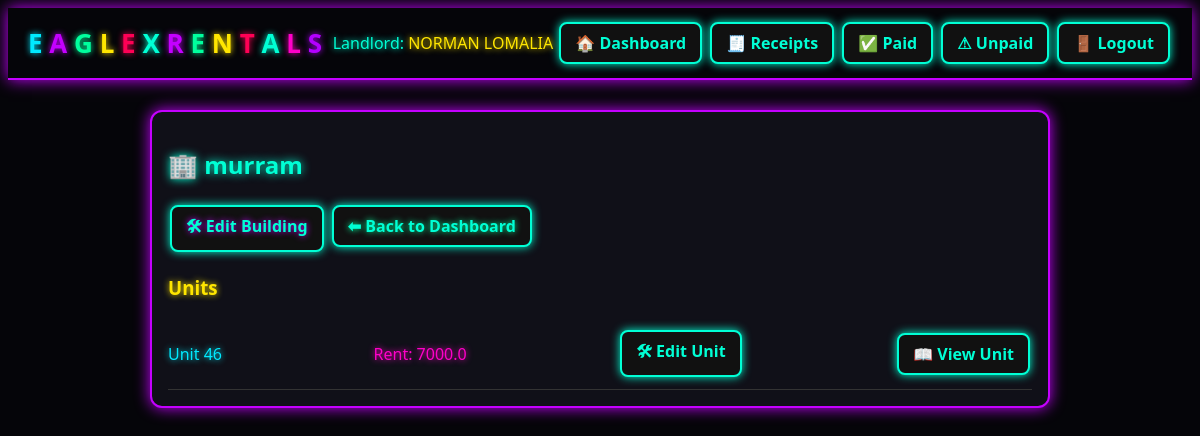
/building/1 (signed in), run on the app's committed database.
### app.py (models this page shows)
class Landlord(UserMixin, db.Model):
    id = db.Column(db.Integer, primary_key=True)
    first_name = db.Column(db.String(80), nullable=False)
    last_name = db.Column(db.String(80), nullable=False)
    email = db.Column(db.String(120), unique=True, nullable=False)
    phone = db.Column(db.String(50))
    password_hash = db.Column(db.String(200), nullable=False)
    buildings = db.relationship('Building', backref='landlord', cascade='all, delete-orphan')
    @property
    def full_name(self):
        return f"{self.first_name} {self.last_name}"

class Building(db.Model):
    id = db.Column(db.Integer, primary_key=True)
    name = db.Column(db.String(150), nullable=False)
    landlord_id = db.Column(db.Integer, db.ForeignKey('landlord.id'), nullable=False)
    units = db.relationship('Unit', backref='building', cascade='all, delete-orphan')

class Unit(db.Model):
    id = db.Column(db.Integer, primary_key=True)
    number = db.Column(db.String(50), nullable=False)
    rent_amount = db.Column(db.Float, default=0.0)
    building_id = db.Column(db.Integer, db.ForeignKey('building.id'), nullable=False)
    tenant = db.relationship('Tenant', uselist=False, backref='unit')

### app.py (the view)
@app.route('/building/<int:bid>')
@login_required
def building_detail(bid):
    building = Building.query.filter_by(id=bid, landlord_id=current_user.id).first_or_404()
    return render_template('building_detail.html', building=building)

### app.py (called while the page is built)
@login_manager.user_loader
def load_user(user_id):
    return Landlord.query.get(int(user_id))

### templates/building_detail.html
{% extends "base.html" %}
{% block content %}
<div class="card">
  <h2 class="neon-heading-cyan">🏢 {{ building.name }}</h2>
  <a class="btn neon-purple" href="{{ url_for('edit_building', bid=building.id) }}">🛠 Edit Building</a>
  <a class="btn neon-green" href="{{ url_for('dashboard') }}">⬅ Back to Dashboard</a>
  <h3 class="neon-yellow">Units</h3>
  <ul class="receipt-list">
    {% for unit in building.units %}
      <li class="receipt-item">
        <span class="neon-blue">Unit {{ unit.number }}</span>
        <span class="neon-pink">Rent: {{ unit.rent_amount }}</span>
        <a class="btn neon-orange" href="{{ url_for('edit_unit', uid=unit.id) }}">🛠 Edit Unit</a>
        <a class="btn neon-cyan" href="{{ url_for('unit_detail', uid=unit.id) }}">📖 View Unit</a>
      </li>
    {% endfor %}
  </ul>
</div>
{% endblock %}

### templates/base.html (shortened to what this page needs)
<!doctype html>
<html lang="en">
<head>
  <link rel="stylesheet" href="{{ url_for('static', filename='css/neon.css') }}">
</head>
<body class="theme-dark">
  <header>
    <div class="header-title">
      <span class="logo-text">
        <span class="neon-blue">E</span>
        <span class="neon-purple">A</span>
        <span class="neon-green">G</span>
        <span class="neon-yellow">L</span>
        <span class="neon-red">E</span>
        <span class="neon-aqua">X</span>
        <span class="neon-purple">R</span>
        <span class="neon-green">E</span>
        <span class="neon-yellow">N</span>
        <span class="neon-red">T</span>
        <span class="neon-aqua">A</span>
        <span class="neon-pink">L</span>
        <span class="neon-violet">S</span>
      </span>
    </div>
    <div class="header-actions">
      {% if current_user.is_authenticated %}
        <span class="neon-aqua">
          Landlord:
          <span class="neon-yellow">{{ current_user.full_name }}</span>
        </span>
        <a class="btn" href="{{ url_for('dashboard') }}">🏠 Dashboard</a>
        <a class="btn" href="{{ url_for('receipts') }}">🧾 Receipts</a>
        <a class="btn" href="{{ url_for('paid_tenants') }}">✅ Paid</a>
        <a class="btn" href="{{ url_for('unpaid_tenants') }}">⚠ Unpaid</a>
        <a class="btn" href="{{ url_for('logout') }}">🚪 Logout</a>
      {% endif %}
    </div>
  </header>
  <main class="container">
    {% block content %}{% endblock %}
  </main>
</body>
</html>

### static/css/neon.css (style rules this page uses)
:root { --neon-blue: #00eaff; --neon-purple: #c400ff; --neon-pink: #ff00c8; --neon-aqua: #00ffd5; --neon-violet: #b300ff; --neon-green: #00ff9d; --neon-yellow: #ffe600; --neon-red: #ff0055; }
body.theme-dark { background: #050509; color: var(--neon-blue); font-family: 'Segoe UI', sans-serif; }
.container { max-width: 900px; margin: 20px auto; padding: 10px; }
header { display: flex; justify-content: space-between; align-items: center; padding: 10px 20px; border-bottom: 2px solid var(--neon-purple); box-shadow: 0 0 15px var(--neon-purple); }
.logo-text { font-size: 26px; font-weight: 900; }
.neon-blue { color: var(--neon-blue); text-shadow: 0 0 6px var(--neon-blue); }
.neon-purple { color: var(--neon-purple); text-shadow: 0 0 6px var(--neon-purple); }
.neon-pink { color: var(--neon-pink); text-shadow: 0 0 6px var(--neon-pink); }
.neon-aqua { color: var(--neon-aqua); text-shadow: 0 0 6px var(--neon-aqua); }
.neon-violet { color: var(--neon-violet); text-shadow: 0 0 6px var(--neon-violet); }
.neon-green { color: var(--neon-green); text-shadow: 0 0 6px var(--neon-green); }
.neon-yellow { color: var(--neon-yellow); text-shadow: 0 0 6px var(--neon-yellow); }
.neon-red { color: var(--neon-red); text-shadow: 0 0 6px var(--neon-red); }
h1, h2, h3, h4 { font-weight: 800; }
.neon-heading-cyan { color: var(--neon-aqua); text-shadow: 0 0 10px var(--neon-aqua); }
.btn { padding: 8px 14px; border-radius: 8px; border: 2px solid var(--neon-aqua); background: #111; color: var(--neon-aqua); font-weight: 700; cursor: pointer; text-decoration: none; display: inline-block; margin: 4px 2px; box-shadow: 0 0 10px var(--neon-aqua); transition: 0.2s; }
.card { background: #101018; border: 2px solid var(--neon-purple); box-shadow: 0 0 15px var(--neon-purple); padding: 16px; border-radius: 12px; margin-bottom: 20px; }
.receipt-list { list-style: none; padding: 0; margin: 0; }
.receipt-item { display: flex; justify-content: space-between; align-items: center; padding: 8px 0; border-bottom: 1px solid #333; }

### data on the page
Landlord: full_name "NORMAN LOMALIA"
Building: name "murram"
Unit: number "46", rent_amount "7000.0"
